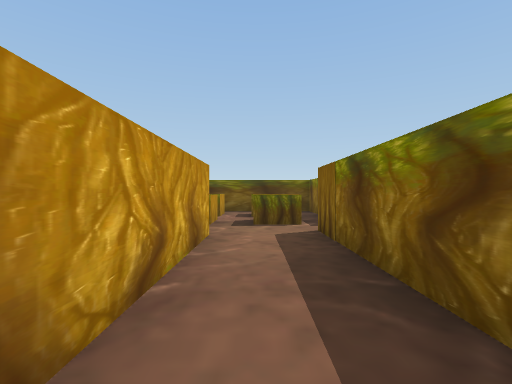
view 1 (above)

21 first-person views from a walk through a Unity game level. The camera is 0.7 m above the floor, looks level and sees 85° across. The floor is counted in squares, 1 m on a side. Each view is taken from the middle of a square. On the plan, view 1 faces up. The plan holds only what a view shows up to about 9 squares ahead; the rest is blank. The place goes on beyond the plan. The player character is not drawn. Some surface patterns are stand-ins.

view 2
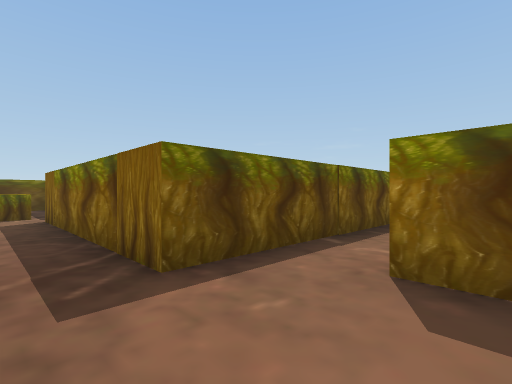

view 3
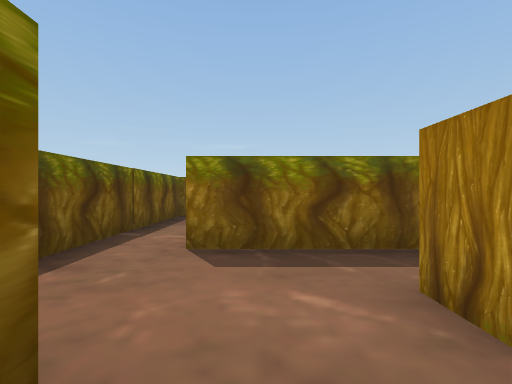

view 4
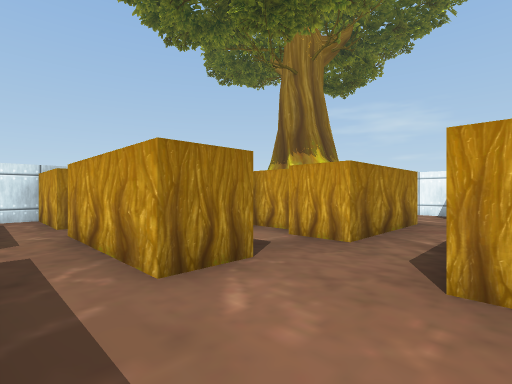

view 5
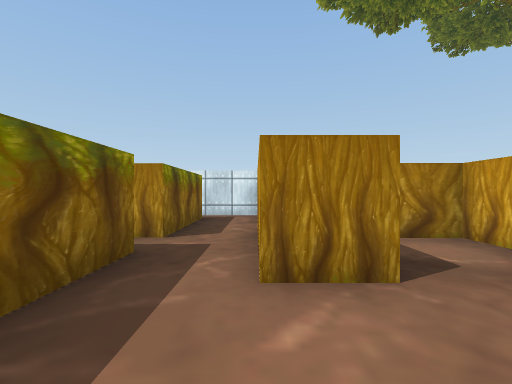

view 6
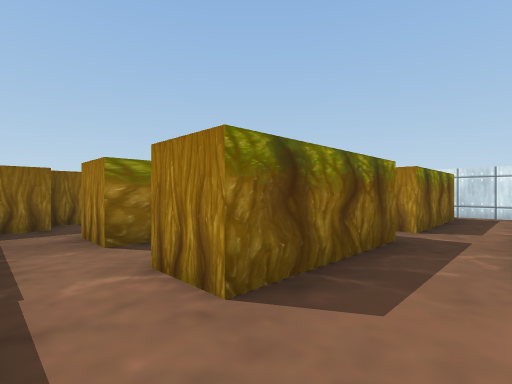

view 7
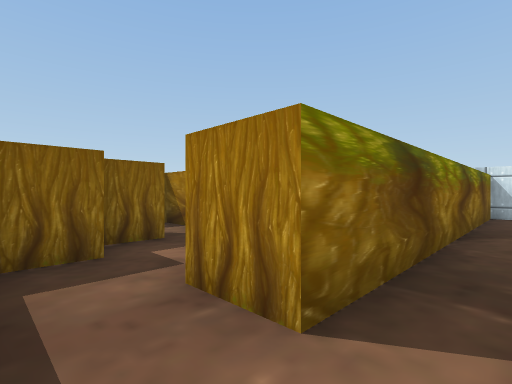

view 8
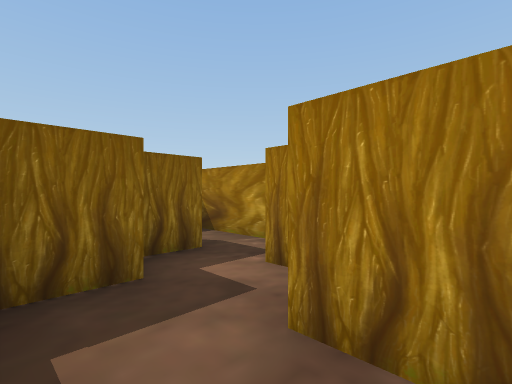

view 9
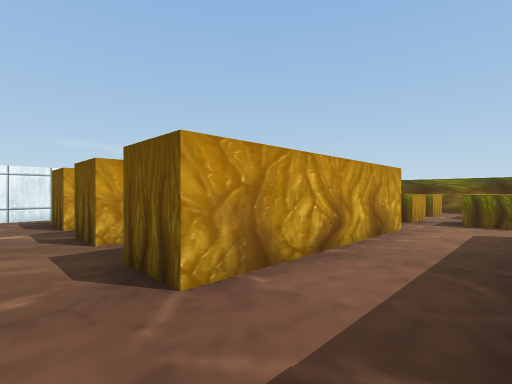

view 10
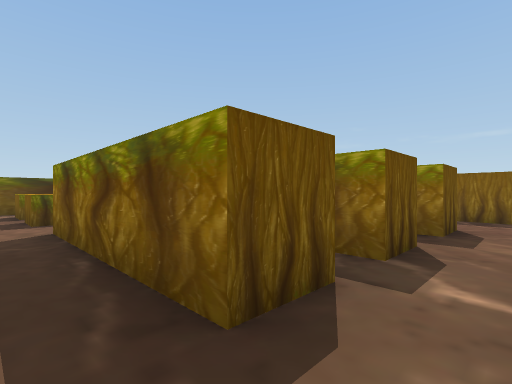

view 11
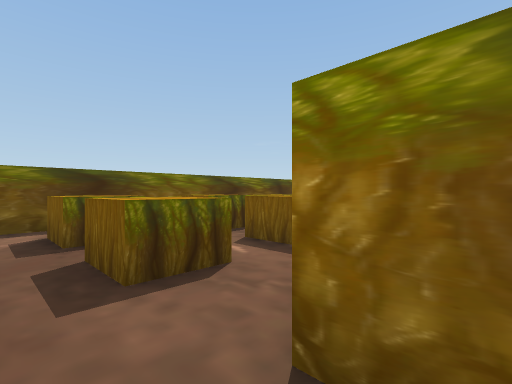

view 12
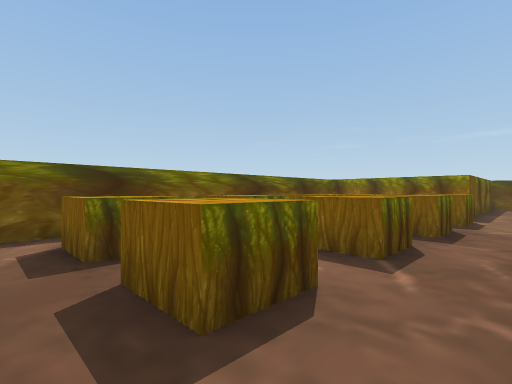

view 13
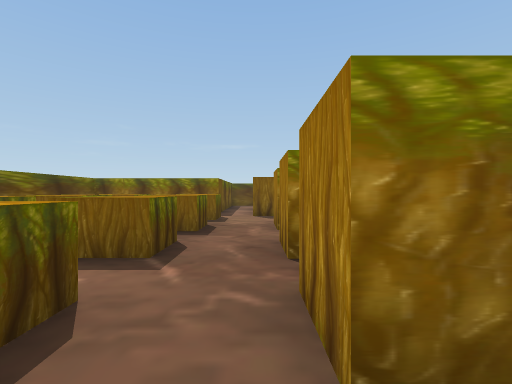

view 14
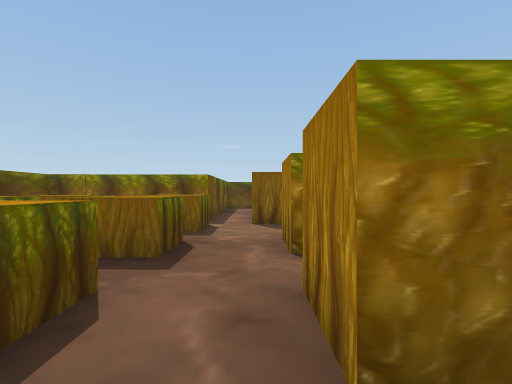

view 15
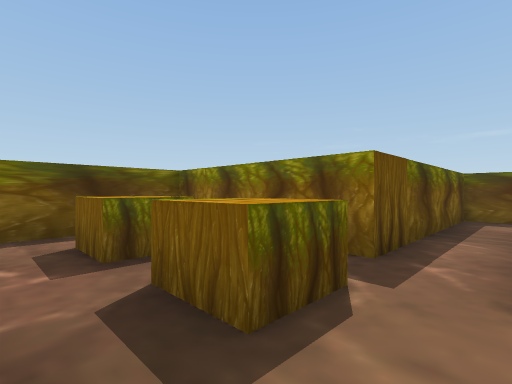

view 16
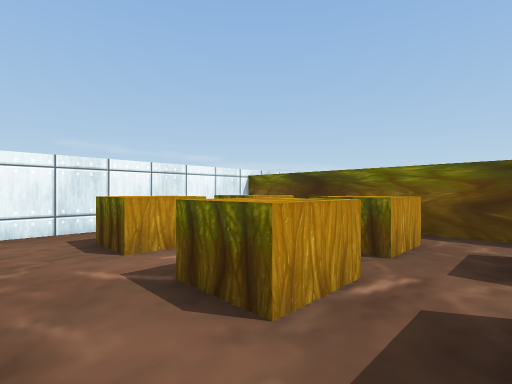

view 17
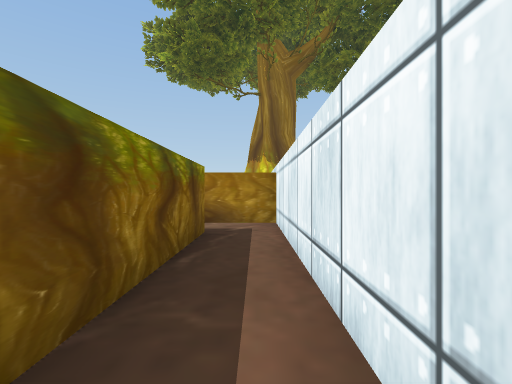

view 18
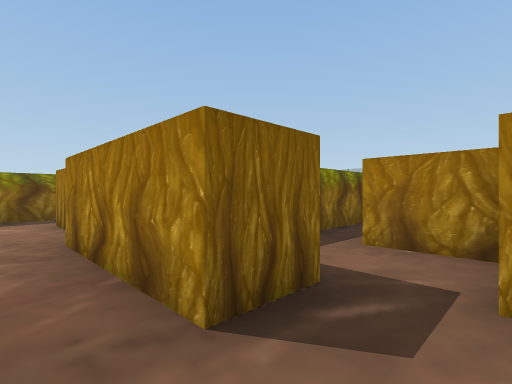

view 19
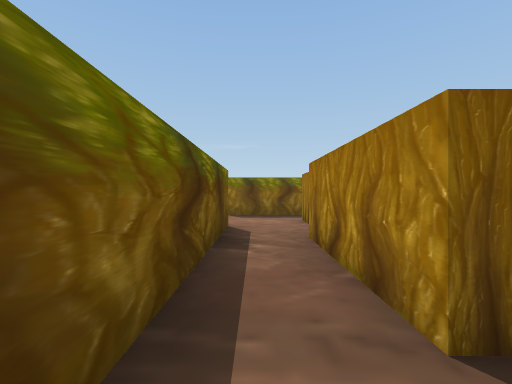

view 20
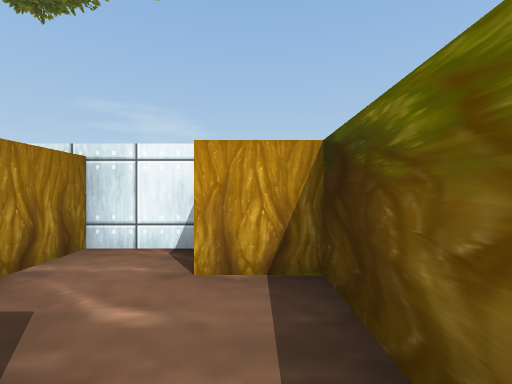

view 21
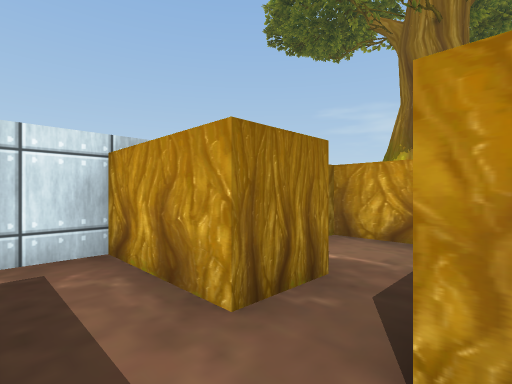

### Floor plan
Ten units are one square. View 1 is at (0, 0); x grows to the right and y downward. Boxes are objects, and circles mark ways between rooms. Rooms are numbered by the first view taken in them; rooms with no view inside come last. Other rooms are left out.
<svg viewBox="-80 -107 190 216">
<path fill="none" stroke="#000" d="M-3 20 -3 24M35 7 11 7 11 -51M10 42 10 54M24 54 24 21 35 21M-8 -47 -8 -1M-17 38 -17 50M-1 42 10 42M-3 24 -15 24M-22 62 -11 62M72 20 72 7 35 7M79 42 95 42M44 104 48 104 48 21 60 21M-50 -1 -61 -1 -61 -47M-30 -1 -41 -1M-8 -1 -18 -1M-75 -44 -75 13 -58 13M-19 -47 -8 -47M-41 -41 -41 -47 -30 -47M-61 -47 -50 -47M20 -62 20 -102 -75 -102 -75 -44M-75 38 -75 51M-48 50 -48 38 -17 38M-58 66 -44 66M-15 24 -64 24M-2 82 10 82 10 94M10 64 10 74M24 95 24 62M-21 81 -21 94M24 62 29 62M10 54 10 64"/>
<rect x="65" y="25" width="10" height="10" fill="#bbb"><title>other object</title></rect>
<rect x="75" y="15" width="20" height="20" fill="#bbb"><title>other object</title></rect>
<rect x="95" y="25" width="10" height="20" fill="#bbb"><title>other object</title></rect>
<rect x="-65" y="-75" width="20" height="20" fill="#bbb"><title>other object</title></rect>
<rect x="-65" y="-95" width="20" height="20" fill="#bbb"><title>other object</title></rect>
<rect x="-45" y="-75" width="20" height="20" fill="#bbb"><title>other object</title></rect>
<rect x="-45" y="-95" width="20" height="20" fill="#bbb"><title>other object</title></rect>
<rect x="-25" y="-75" width="20" height="20" fill="#bbb"><title>other object</title></rect>
<rect x="-25" y="-95" width="20" height="20" fill="#bbb"><title>other object</title></rect>
<rect x="-5" y="-75" width="20" height="20" fill="#bbb"><title>other object</title></rect>
<rect x="-5" y="-95" width="20" height="20" fill="#bbb"><title>other object</title></rect>
<rect x="-75" y="45" width="20" height="20" fill="#bbb"><title>other object</title></rect>
<rect x="-75" y="25" width="10" height="10" fill="#bbb"><title>other object</title></rect>
<circle cx="0" cy="30" r="3" fill="#2a7"/>
<circle cx="30" cy="15" r="3" fill="#2a7"/>
<circle cx="-10" cy="10" r="3" fill="#2a7"/>
<circle cx="0" cy="-50" r="3" fill="#2a7"/>
<circle cx="20" cy="45" r="3" fill="#2a7"/>
<circle cx="-20" cy="30" r="3" fill="#2a7"/>
<circle cx="30" cy="60" r="3" fill="#2a7"/>
<circle cx="-70" cy="-40" r="3" fill="#2a7"/>
<circle cx="20" cy="70" r="3" fill="#2a7"/>
<text x="10" y="10">1</text>
<text x="-10" y="40">2</text>
<text x="70" y="30">3</text>
<text x="-50" y="10">4</text>
<text x="-30" y="-70">5</text>
<text x="-60" y="40">6</text>
<text x="10" y="80">7</text>
<text x="20" y="60">8</text>
</svg>
Room 1 opens to room 2. Room 1 opens to room 3. Room 1 opens to room 4. Room 1 opens to room 5. Room 1 opens to room 8. Room 2 opens to room 6. Room 3 opens to room 8. Room 4 opens to room 5. Room 7 opens to room 8.

Where each view was taken, in squares from view 1:
view 1: 0 up, 0 right, facing up
view 2: 3 down, 0 right, facing up-right
view 3: 3 down, 1 left, facing right
view 4: 2 down, 2 right, facing down-left
view 5: 2 down, 1 right, facing down
view 6: 1 down, 1 right, facing down-right
view 7: 1 down, 4 right, facing down-right
view 8: 1 down, 5 right, facing down-right
view 9: 1 down, 1 right, facing up-left
view 10: 1 down, 7 left, facing up-right
view 11: 4 up, 7 left, facing up-right
view 12: 5 up, 7 left, facing up-right
view 13: 5 up, 7 left, facing right
view 14: 5 up, 5 left, facing right
view 15: 5 up, 1 left, facing up-right
view 16: 5 up, 2 left, facing up-left
view 17: 5 up, 7 left, facing down
view 18: 3 down, 6 left, facing down-right
view 19: 3 down, 6 left, facing right
view 20: 3 down, 4 left, facing left
view 21: 7 down, 2 right, facing down-left
